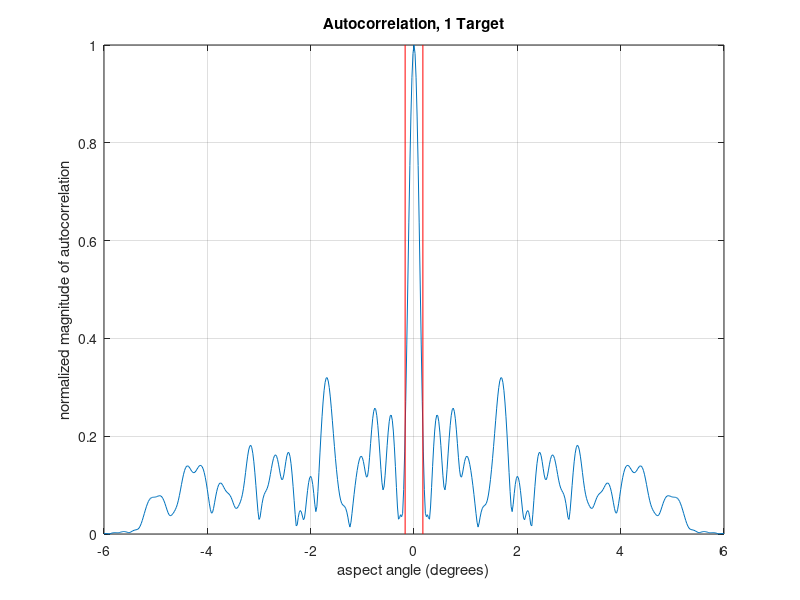
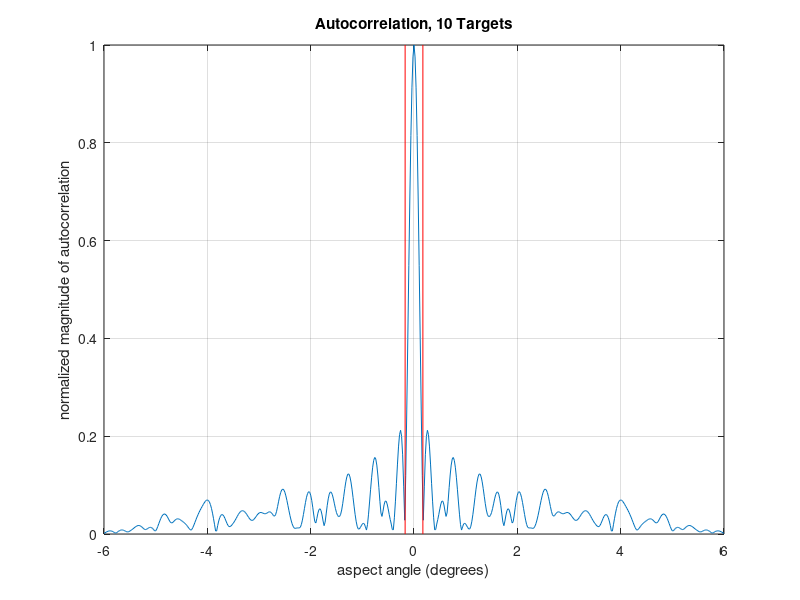
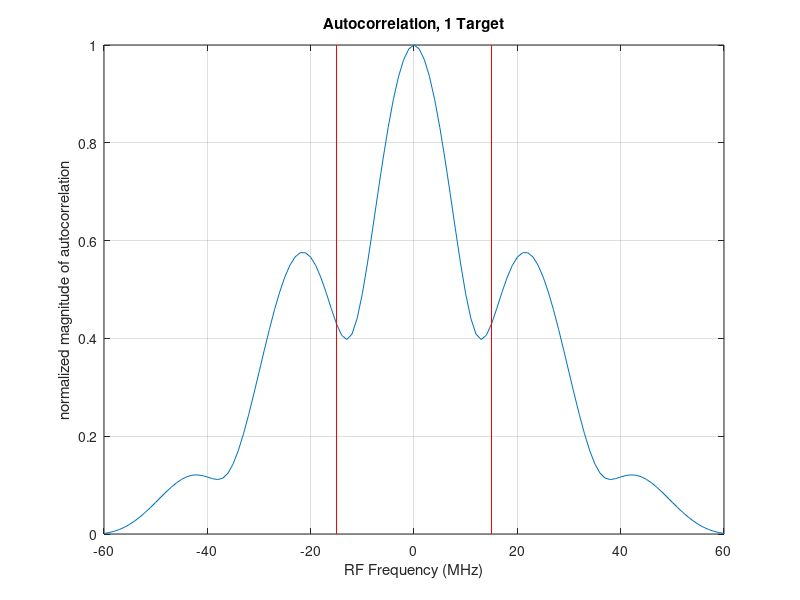
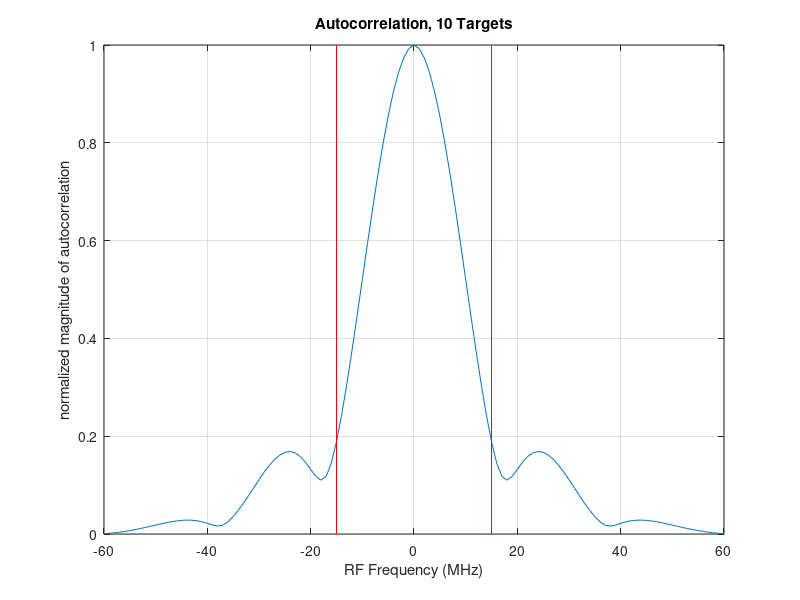

Reproduce these figures in MATLAB, in order.
% xcorrRCS10_project

% same as RCS_project but for computing correlation around zero degrees
%
% Mark Richards, September 2006
%
% Updated for averaging over multiple target, September 2010

clear all

close all

Nt=10; % # of targets to average over

% Set number and locations of scatterers.  They are uniformly
% distributed within a box 5 m by 10 m centered at the origin.

% N=input('Enter number of scatterers to use: ');
N=50;

% each column of 'x' or 'y' are the scatterer corrdinates for a single
% target
y=5*rand(N,Nt)-2.5; x=10*rand(N,Nt)-5;

% Amplitudes are fixed = 1
z=1;

% Input number of angles and nominal range and frequency
% thetamax=input('Enter +/- range of angles (degrees): ');
% Dtheta = input('Enter angle increment (degrees): ');
% M = round(thetamax/Dtheta);
% R=input('Enter nominal range (m): ');
% f=input('Enter frequency (Hz): ');

thetamax = 3; Dtheta = 0.02; R = 10e3; f = 10e9; M = round(thetamax/Dtheta);

% Loop over aspect angle to do complex voltage estimates
q=zeros(2*M+1,1); echo=zeros(2*M+1,Nt);

% Loop over radar-target aspect angles
for k=1:2*M+1
    q(k)=(pi/180)*((k-M-1)*Dtheta); % current aspect angle
    % Loop over targets and individual point scatterers
    % each column of 'echo' is a different target
    for r = 1:Nt
        for p=1:N
            phasor=z*exp(j*4*pi*f*norm([x(p,r)-R*cos(q(k)),y(p,r)-R*sin(q(k))])/3e8);
            echo(k,r)=echo(k,r)+phasor;
        end
    end
end

% autocorr of the complex data for each target
s = zeros(4*M+1,Nt);
lag = Dtheta*(-2*M:+2*M);
for r = 1:Nt
    s(:,r) = xcorr(echo(:,r));
    % plot autocorr of each target with markers
    figure(1)
    plot(lag,abs(s(:,r))/max(abs(s(:,r)))); xlabel('aspect angle (degrees)');
    ylabel('normalized magnitude of autocorrelation');
    title('Autocorrelation, 1 Target')
    grid;
    % plot theoretical markers
    thetacorr = 3e8/2/5/f*180/pi;
    hold on
    plot([-thetacorr,-thetacorr],[0,1],'-r');
    plot([thetacorr,thetacorr],[0,1],'-r');
    hold off
    pause(0.5)
end

% Now do the average complex autocorrelation and plot and mark its
% magnitude
s_avg = mean(s,2);
figure(2)
plot(lag,abs(s_avg)/max(abs(s_avg))); xlabel('aspect angle (degrees)');
ylabel('normalized magnitude of autocorrelation');
title('Autocorrelation, 10 Targets')
grid;
% plot theoretical markers
thetacorr = 3e8/2/5/f*180/pi;
hold on
plot([-thetacorr,-thetacorr],[0,1],'-r');
plot([thetacorr,thetacorr],[0,1],'-r');
hold off


pause



% Now do the autocorrelation with frequency

% fmax = input('Enter +/- range of freequencies: ')
% df = input('Enter frequency step: ')
fmax = 30e6;
df = 1e6;
Mf = round(fmax/df);

% Loop over radar frequencies
fx = zeros(2*Mf+1,1);
echof=zeros(2*Mf+1,Nt);

for k=1:2*Mf+1;
    fx(k) = (k-Mf-1)*df;
    % Loop over targets and individual point scatterers
    % each column of 'echof' is a different target
    for r = 1:Nt
        for p=1:N
            phasor=z*exp(j*4*pi*fx(k)*norm([x(p,r)-R,y(p,r)])/3e8);
            echof(k,r)=echof(k,r)+phasor;
        end
    end
end

% autocorr of the complex data for each target
sf = zeros(4*Mf+1,Nt);
lagf = df*(-2*Mf:+2*Mf);
for r = 1:Nt
    sf(:,r) = xcorr(echof(:,r));
    % plot autocorr of each target with markers
    figure(3)
    plot(lagf/1e6,abs(sf(:,r))/max(abs(sf(:,r)))); xlabel('RF Frequency (MHz)');
    ylabel('normalized magnitude of autocorrelation');
    title('Autocorrelation, 1 Target')
    grid;
    % plot theoretical markers
    fcorr = 3e8/2/10;
    hold on
    plot([-fcorr,-fcorr]/1e6,[0,1],'-r');
    plot([fcorr,fcorr]/1e6,[0,1],'-r');
    hold off
    pause(0.5)
end

% Now do the average complex autocorrelation and plot and mark its
% magnitude
sf_avg = mean(sf,2);
figure(4)
plot(lagf/1e6,abs(sf_avg)/max(abs(sf_avg))); xlabel('RF Frequency (MHz)');
ylabel('normalized magnitude of autocorrelation');
title('Autocorrelation, 10 Targets')
grid;
% plot theoretical markers
fcorr = 3e8/2/10;
hold on
plot([-fcorr,-fcorr]/1e6,[0,1],'-r');
plot([fcorr,fcorr]/1e6,[0,1],'-r');
hold off